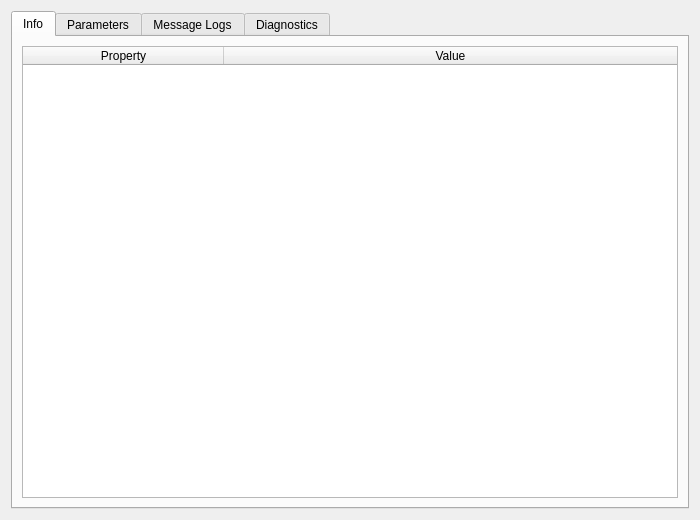
<?xml version="1.0" encoding="UTF-8"?>
<ui version="4.0">
 <class>ULogParametersDialog</class>
 <widget class="QDialog" name="ULogParametersDialog">
  <property name="geometry">
   <rect>
    <x>0</x>
    <y>0</y>
    <width>700</width>
    <height>520</height>
   </rect>
  </property>
  <property name="windowTitle">
   <string>ULog File Info</string>
  </property>
  <layout class="QHBoxLayout" name="horizontalLayout_2">
   <item>
    <widget class="QTabWidget" name="tabWidget">
     <property name="focusPolicy">
      <enum>Qt::NoFocus</enum>
     </property>
     <property name="currentIndex">
      <number>0</number>
     </property>

     <!-- Tab 1: Info -->
     <widget class="QWidget" name="Info">
      <attribute name="title">
       <string>Info</string>
      </attribute>
      <layout class="QHBoxLayout" name="horizontalLayout">
       <item>
        <widget class="QTableWidget" name="tableWidgetInfo">
         <property name="editTriggers">
          <set>QAbstractItemView::NoEditTriggers</set>
         </property>
         <property name="selectionMode">
          <enum>QAbstractItemView::SingleSelection</enum>
         </property>
         <property name="columnCount">
          <number>2</number>
         </property>
         <attribute name="horizontalHeaderDefaultSectionSize">
          <number>201</number>
         </attribute>
         <attribute name="horizontalHeaderMinimumSectionSize">
          <number>200</number>
         </attribute>
         <attribute name="horizontalHeaderStretchLastSection">
          <bool>true</bool>
         </attribute>
         <attribute name="verticalHeaderVisible">
          <bool>false</bool>
         </attribute>
         <column>
          <property name="text">
           <string>Property</string>
          </property>
         </column>
         <column>
          <property name="text">
           <string>Value</string>
          </property>
         </column>
        </widget>
       </item>
      </layout>
     </widget>

     <!-- Tab 2: Parameters -->
     <widget class="QWidget" name="Properties">
      <attribute name="title">
       <string>Parameters</string>
      </attribute>
      <layout class="QVBoxLayout" name="verticalLayout_3">
       <item>
        <widget class="QTableWidget" name="tableWidgetParams">
         <property name="editTriggers">
          <set>QAbstractItemView::NoEditTriggers</set>
         </property>
         <property name="selectionMode">
          <enum>QAbstractItemView::SingleSelection</enum>
         </property>
         <property name="columnCount">
          <number>3</number>
         </property>
         <attribute name="horizontalHeaderStretchLastSection">
          <bool>true</bool>
         </attribute>
         <attribute name="verticalHeaderVisible">
          <bool>false</bool>
         </attribute>
         <column>
          <property name="text">
           <string>Parameter</string>
          </property>
         </column>
         <column>
          <property name="text">
           <string>Value</string>
          </property>
         </column>
         <column>
          <property name="text">
           <string>Default</string>
          </property>
         </column>
        </widget>
       </item>
      </layout>
     </widget>

     <!-- Tab 3: Logs -->
     <widget class="QWidget" name="Logs">
      <attribute name="title">
       <string>Message Logs</string>
      </attribute>
      <layout class="QVBoxLayout" name="verticalLayout">
       <item>
        <widget class="QTableWidget" name="tableWidgetLogs">
         <property name="editTriggers">
          <set>QAbstractItemView::NoEditTriggers</set>
         </property>
         <property name="selectionBehavior">
          <enum>QAbstractItemView::SelectRows</enum>
         </property>
         <property name="sortingEnabled">
          <bool>false</bool>
         </property>
         <property name="columnCount">
          <number>4</number>
         </property>
         <attribute name="horizontalHeaderStretchLastSection">
          <bool>true</bool>
         </attribute>
         <attribute name="verticalHeaderVisible">
          <bool>false</bool>
         </attribute>
         <column>
          <property name="text">
           <string>Timestamp</string>
          </property>
         </column>
         <column>
          <property name="text">
           <string>Level</string>
          </property>
         </column>
         <column>
          <property name="text">
           <string>Tag</string>
          </property>
         </column>
         <column>
          <property name="text">
           <string>Message</string>
          </property>
         </column>
        </widget>
       </item>
      </layout>
     </widget>

     <!-- Tab 4: Diagnostics -->
     <widget class="QWidget" name="Diagnostics">
      <attribute name="title">
       <string>Diagnostics</string>
      </attribute>
      <layout class="QVBoxLayout" name="verticalLayout_2">
       <item>
        <widget class="QTextEdit" name="textEditDiagnostics">
         <property name="readOnly">
          <bool>true</bool>
         </property>
        </widget>
       </item>
      </layout>
     </widget>

    </widget>
   </item>
  </layout>
 </widget>
 <resources/>
 <connections/>
</ui>
